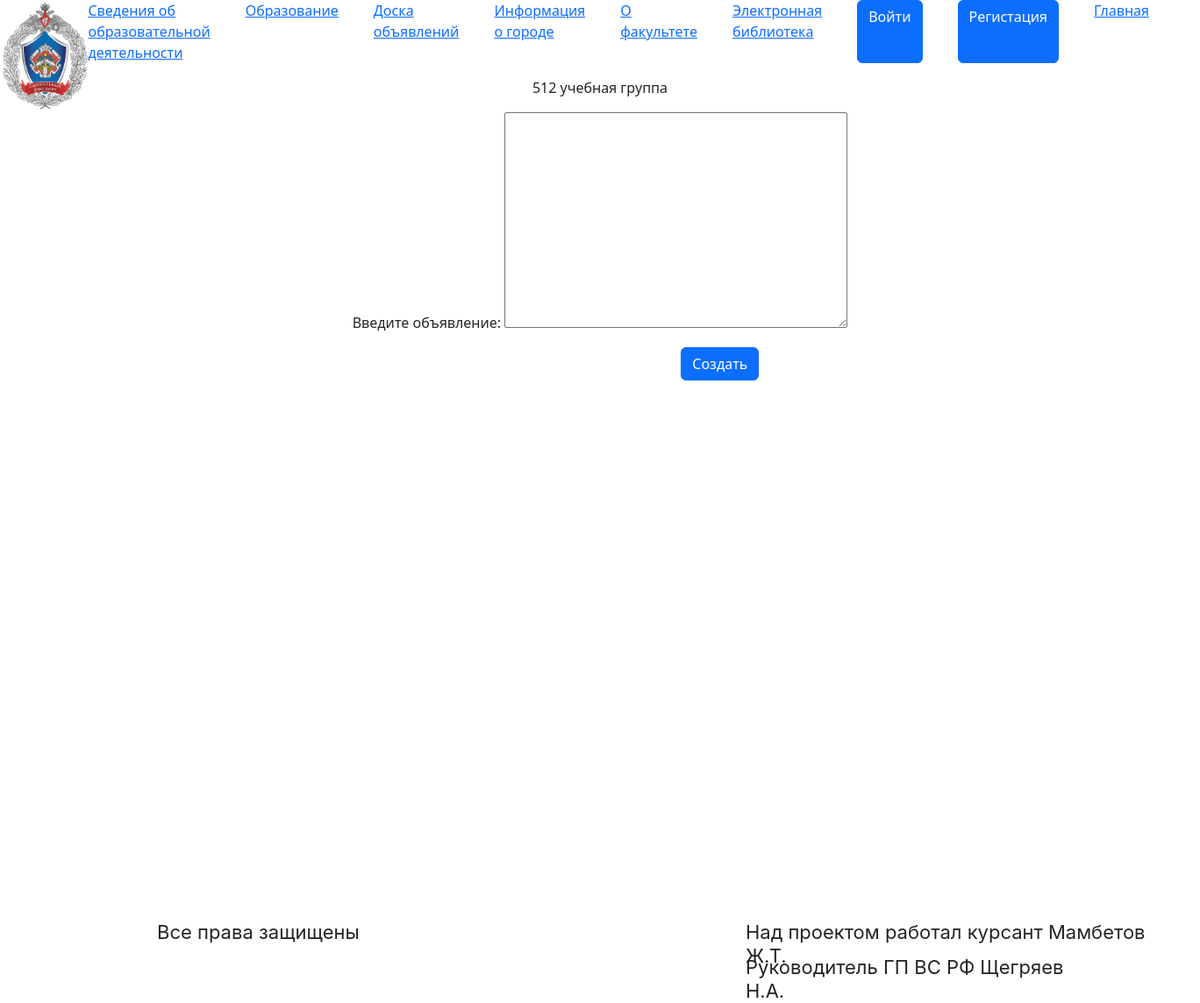
The app's page /boards/1/, older data.
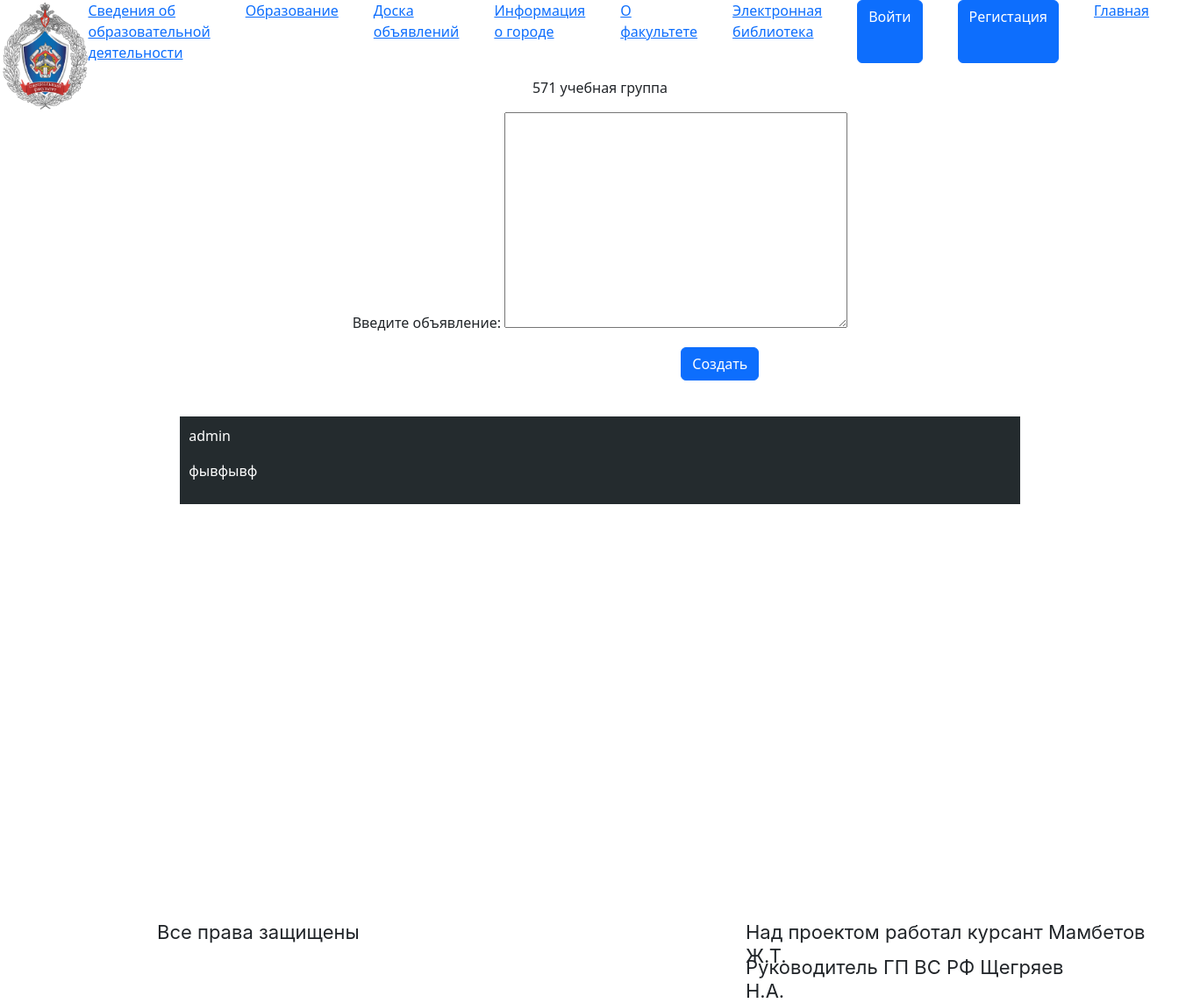
The same page, newer data.
### boards/models.py (models this page shows, shortened)
class Group(models.Model):
    author = models.ForeignKey(User, on_delete=models.CASCADE, null=True)
    title = models.CharField(max_length=255)

class Announcement(models.Model):
    author = models.ForeignKey(User, on_delete=models.CASCADE)
    text = models.TextField()
    groups = models.ForeignKey('Group', on_delete=models.CASCADE)

### boards/views.py (the view, shortened to what this page needs)
# urls.py: path('<int:grups_id>/', detail_group_view)
def detail_group_view(request, grups_id):
    if request.method == 'GET':
        gruppa = Group.objects.get(id=grups_id)
        announcements = Announcement.objects.filter(groups__id=grups_id)
        data = {
            'gruppa': gruppa,
            'announcements': announcements,
            'form': AnnouncementCreateForm,
            'user': get_user_from_request(request)
        }
        return render(request, template_name='board/detail_group.html', context=data)

### users/utils.py (called while the page is built)
def get_user_from_request(request):
    return request.user if not request.user.is_anonymous else None

### templates/board/detail_group.html (shortened to what this page needs)
{% extends 'layouts/index.html' %}
{% block content %}
 <div class="container">
        <p class="text-center">{{ gruppa.title}}</p>
    </div>
<div style="text-align: center" >
        <form action="/boards/{{ gruppa.id }}/" method="post" >
            {{ form.as_p }}
            <input type="submit" class="btn btn-primary" value="Создать" style="margin-left: 20%; margin-bottom: 3%">
        </form>
    </div>
    <div class="comments">
        {% for announcement in announcements %}
            <div class="comment">
                <p class="author">{{ announcement.author.username }}</p>
                <p class="text">{{ announcement.text }}</p>
            </div>
        {% endfor %}
    </div>
{% endblock %}

Row changes from the older to the newer data that the page shows:
changed Group: title "512 учебная группа" → "571 учебная группа"
now on this page (row edited): Announcement: author.username "admin", text "фывфывф"
